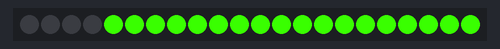
Simulated run of this sketch. Board: Arduino Uno, built with avr-gcc and run on an emulated ATmega328P. Shown: 22 RGB LEDs in strip order, left to right. Random numbers use the default seed unless the sketch sets one.

Above: at 0.1 s.
At 5.6 s:
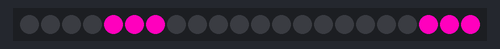
At 10.6 s:
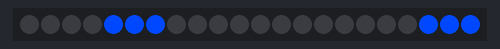
At 19.1 s:
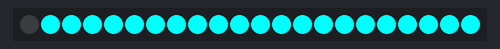
At 29.2 s:
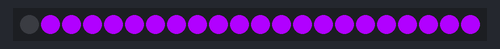
At 39.2 s:
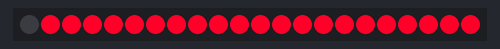

Measured:
- what the display in image 1 shows lasts 0.5 s, from 5.5 s to 6.0 s

The sketch:

ARDUINO_neopixels.ino
```cpp
// Simplest possible custom 7-segment display using NeoPixel strip, Arduino UNO and 3D printed enclosure. No soldering required. See video for details.

// created by upir, 2024
// youtube channel: https://www.youtube.com/upir_upir

// YouTube video: https://youtu.be/_pNuaVKABN4
// Source files: https://github.com/upiir/simplest_7segment_display

// Links from the video:
// Do you like this video? You can buy me a coffee ☕: https://www.buymeacoffee.com/upir
// BambuLab A1 Mini Combo 3D Printer: https://shareasale.com/r.cfm?b=2420414&u=3422904&m=138211&urllink=&afftrack=
// Arduino UNO screw shield: https://s.click.aliexpress.com/e/_DEYq6YJ
// Arduino UNO screw shield smaller: https://s.click.aliexpress.com/e/_DCY9kPH
// Arduino UNO R3: https://s.click.aliexpress.com/e/_AXDw1h
// Arduino breadboard prototyping shield: https://s.click.aliexpress.com/e/_ApbCwx
// NeoPixel strip (48D): https://s.click.aliexpress.com/e/_DlXZNSB
// Translucent acrylic sheets: https://s.click.aliexpress.com/e/_DBCYJQR
// NeoPixel connectors: https://s.click.aliexpress.com/e/_DDf6swj
// NeoPixel strip cables: https://s.click.aliexpress.com/e/_DdhesSb
// Adafruit NeoPixel documentation: https://learn.adafruit.com/adafruit-neopixel-uberguide/arduino-library-use

// Related videos:
// Fusion and 3D printing: https://youtu.be/HcP48uCBzDQ
// NeoPixels: https://youtu.be/1NI-I1Lpdqo
// Segmented Displays: https://youtu.be/jz01j1TpM84


#include <Adafruit_NeoPixel.h> // used Adafruit library (see documentation above)

#define LED_PIN    8 // to which pin on Arduino UNO is connected the data pin from the NeoPixel strip
#define LED_COUNT 22 // number of LEDs = 7 segments * 3 LEDs per segment + 1 extra LED outside that is not used (required for easy bending of the strip)

Adafruit_NeoPixel strip(LED_COUNT, LED_PIN, NEO_GRB + NEO_KHZ800); // initializing of the NeoPixel strip

void setup() {
  strip.begin();           // INITIALIZE NeoPixel strip object (REQUIRED)
  strip.show();            // Turn OFF all pixels ASAP
}


void loop() {

  unsigned int hue = random(65535); // set random hue for the color

  // the code below will toggle between digits 0-9 in random colors
  // the individual segments on the 7-segment display are as follows:
  //
  //       ┌───────────┐
  //       │     A     │
  //       ├┬─────────┬┤
  //    ┌──┴┤         ├┴──┐
  //    │   │         │   │
  //    │ F │         │ B │
  //    │   │         │   │
  //    └──┬┤         ├┬──┘
  //       ├┴─────────┴┤
  //       │     G     │
  //       ├┬─────────┬┤
  //    ┌──┴┤         ├┴──┐
  //    │   │         │   │
  //    │ E │         │ C │
  //    │   │         │   │
  //    └──┬┤         ├┬──┘
  //       ├┴─────────┴┤
  //       │     D     │
  //       └───────────┘
  //


  // digit 0
  hue = random(65535); // set random hue for the color
  strip.clear(); //   Set all pixels in RAM to 0 (off)
  /*a*/ strip.setPixelColor( 7, strip.ColorHSV(hue));  strip.setPixelColor( 8, strip.ColorHSV(hue));  strip.setPixelColor( 9, strip.ColorHSV(hue)); //a
  /*b*/ strip.setPixelColor( 4, strip.ColorHSV(hue));  strip.setPixelColor( 5, strip.ColorHSV(hue));  strip.setPixelColor( 6, strip.ColorHSV(hue)); //b
  /*c*/ strip.setPixelColor(19, strip.ColorHSV(hue));  strip.setPixelColor(20, strip.ColorHSV(hue));  strip.setPixelColor(21, strip.ColorHSV(hue)); //c
  /*d*/ strip.setPixelColor(16, strip.ColorHSV(hue));  strip.setPixelColor(17, strip.ColorHSV(hue));  strip.setPixelColor(18, strip.ColorHSV(hue)); //d
  /*e*/ strip.setPixelColor(13, strip.ColorHSV(hue));  strip.setPixelColor(14, strip.ColorHSV(hue));  strip.setPixelColor(15, strip.ColorHSV(hue)); //e
  /*f*/ strip.setPixelColor(10, strip.ColorHSV(hue));  strip.setPixelColor(11, strip.ColorHSV(hue));  strip.setPixelColor(12, strip.ColorHSV(hue)); //f
  ///*g*/ strip.setPixelColor( 1, strip.ColorHSV(hue));  strip.setPixelColor( 2, strip.ColorHSV(hue));  strip.setPixelColor( 3, strip.ColorHSV(hue)); //g
  strip.show(); // Update strip to match
  delay(500); // delay

  // digit 1
  hue = random(65535); // set random hue for the color
  strip.clear(); //   Set all pixels in RAM to 0 (off)
  ///*a*/ strip.setPixelColor( 7, strip.ColorHSV(hue));  strip.setPixelColor( 8, strip.ColorHSV(hue));  strip.setPixelColor( 9, strip.ColorHSV(hue)); //a
  /*b*/ strip.setPixelColor( 4, strip.ColorHSV(hue));  strip.setPixelColor( 5, strip.ColorHSV(hue));  strip.setPixelColor( 6, strip.ColorHSV(hue)); //b
  /*c*/ strip.setPixelColor(19, strip.ColorHSV(hue));  strip.setPixelColor(20, strip.ColorHSV(hue));  strip.setPixelColor(21, strip.ColorHSV(hue)); //c
  ///*d*/ strip.setPixelColor(16, strip.ColorHSV(hue));  strip.setPixelColor(17, strip.ColorHSV(hue));  strip.setPixelColor(18, strip.ColorHSV(hue)); //d
  ///*e*/ strip.setPixelColor(13, strip.ColorHSV(hue));  strip.setPixelColor(14, strip.ColorHSV(hue));  strip.setPixelColor(15, strip.ColorHSV(hue)); //e
  ///*f*/ strip.setPixelColor(10, strip.ColorHSV(hue));  strip.setPixelColor(11, strip.ColorHSV(hue));  strip.setPixelColor(12, strip.ColorHSV(hue)); //f
  ///*g*/ strip.setPixelColor( 1, strip.ColorHSV(hue));  strip.setPixelColor( 2, strip.ColorHSV(hue));  strip.setPixelColor( 3, strip.ColorHSV(hue)); //g
  strip.show(); // Update strip to match
  delay(500); // delay

  // digit 2
  hue = random(65535); // set random hue for the color
  strip.clear(); //   Set all pixels in RAM to 0 (off)
  /*a*/ strip.setPixelColor( 7, strip.ColorHSV(hue));  strip.setPixelColor( 8, strip.ColorHSV(hue));  strip.setPixelColor( 9, strip.ColorHSV(hue)); //a
  /*b*/ strip.setPixelColor( 4, strip.ColorHSV(hue));  strip.setPixelColor( 5, strip.ColorHSV(hue));  strip.setPixelColor( 6, strip.ColorHSV(hue)); //b
  ///*c*/ strip.setPixelColor(19, strip.ColorHSV(hue));  strip.setPixelColor(20, strip.ColorHSV(hue));  strip.setPixelColor(21, strip.ColorHSV(hue)); //c
  /*d*/ strip.setPixelColor(16, strip.ColorHSV(hue));  strip.setPixelColor(17, strip.ColorHSV(hue));  strip.setPixelColor(18, strip.ColorHSV(hue)); //d
  /*e*/ strip.setPixelColor(13, strip.ColorHSV(hue));  strip.setPixelColor(14, strip.ColorHSV(hue));  strip.setPixelColor(15, strip.ColorHSV(hue)); //e
  ///*f*/ strip.setPixelColor(10, strip.ColorHSV(hue));  strip.setPixelColor(11, strip.ColorHSV(hue));  strip.setPixelColor(12, strip.ColorHSV(hue)); //f
  /*g*/ strip.setPixelColor( 1, strip.ColorHSV(hue));  strip.setPixelColor( 2, strip.ColorHSV(hue));  strip.setPixelColor( 3, strip.ColorHSV(hue)); //g
  strip.show(); // Update strip to match
  delay(500); // delay

  // digit 3
  hue = random(65535); // set random hue for the color
  strip.clear(); //   Set all pixels in RAM to 0 (off)
  /*a*/ strip.setPixelColor( 7, strip.ColorHSV(hue));  strip.setPixelColor( 8, strip.ColorHSV(hue));  strip.setPixelColor( 9, strip.ColorHSV(hue)); //a
  /*b*/ strip.setPixelColor( 4, strip.ColorHSV(hue));  strip.setPixelColor( 5, strip.ColorHSV(hue));  strip.setPixelColor( 6, strip.ColorHSV(hue)); //b
  /*c*/ strip.setPixelColor(19, strip.ColorHSV(hue));  strip.setPixelColor(20, strip.ColorHSV(hue));  strip.setPixelColor(21, strip.ColorHSV(hue)); //c
  /*d*/ strip.setPixelColor(16, strip.ColorHSV(hue));  strip.setPixelColor(17, strip.ColorHSV(hue));  strip.setPixelColor(18, strip.ColorHSV(hue)); //d
  ///*e*/ strip.setPixelColor(13, strip.ColorHSV(hue));  strip.setPixelColor(14, strip.ColorHSV(hue));  strip.setPixelColor(15, strip.ColorHSV(hue)); //e
  ///*f*/ strip.setPixelColor(10, strip.ColorHSV(hue));  strip.setPixelColor(11, strip.ColorHSV(hue));  strip.setPixelColor(12, strip.ColorHSV(hue)); //f
  /*g*/ strip.setPixelColor( 1, strip.ColorHSV(hue));  strip.setPixelColor( 2, strip.ColorHSV(hue));  strip.setPixelColor( 3, strip.ColorHSV(hue)); //g
  strip.show(); // Update strip to match
  delay(500); // delay

  // digit 4
  hue = random(65535); // set random hue for the color
  strip.clear(); //   Set all pixels in RAM to 0 (off)
  ///*a*/ strip.setPixelColor( 7, strip.ColorHSV(hue));  strip.setPixelColor( 8, strip.ColorHSV(hue));  strip.setPixelColor( 9, strip.ColorHSV(hue)); //a
  /*b*/ strip.setPixelColor( 4, strip.ColorHSV(hue));  strip.setPixelColor( 5, strip.ColorHSV(hue));  strip.setPixelColor( 6, strip.ColorHSV(hue)); //b
  /*c*/ strip.setPixelColor(19, strip.ColorHSV(hue));  strip.setPixelColor(20, strip.ColorHSV(hue));  strip.setPixelColor(21, strip.ColorHSV(hue)); //c
  ///*d*/ strip.setPixelColor(16, strip.ColorHSV(hue));  strip.setPixelColor(17, strip.ColorHSV(hue));  strip.setPixelColor(18, strip.ColorHSV(hue)); //d
  ///*e*/ strip.setPixelColor(13, strip.ColorHSV(hue));  strip.setPixelColor(14, strip.ColorHSV(hue));  strip.setPixelColor(15, strip.ColorHSV(hue)); //e
  /*f*/ strip.setPixelColor(10, strip.ColorHSV(hue));  strip.setPixelColor(11, strip.ColorHSV(hue));  strip.setPixelColor(12, strip.ColorHSV(hue)); //f
  /*g*/ strip.setPixelColor( 1, strip.ColorHSV(hue));  strip.setPixelColor( 2, strip.ColorHSV(hue));  strip.setPixelColor( 3, strip.ColorHSV(hue)); //g
  strip.show(); // Update strip to match
  delay(500); // delay

  // digit 5
  hue = random(65535); // set random hue for the color
  strip.clear(); //   Set all pixels in RAM to 0 (off)
  /*a*/ strip.setPixelColor( 7, strip.ColorHSV(hue));  strip.setPixelColor( 8, strip.ColorHSV(hue));  strip.setPixelColor( 9, strip.ColorHSV(hue)); //a
  ///*b*/ strip.setPixelColor( 4, strip.ColorHSV(hue));  strip.setPixelColor( 5, strip.ColorHSV(hue));  strip.setPixelColor( 6, strip.ColorHSV(hue)); //b
  /*c*/ strip.setPixelColor(19, strip.ColorHSV(hue));  strip.setPixelColor(20, strip.ColorHSV(hue));  strip.setPixelColor(21, strip.ColorHSV(hue)); //c
  /*d*/ strip.setPixelColor(16, strip.ColorHSV(hue));  strip.setPixelColor(17, strip.ColorHSV(hue));  strip.setPixelColor(18, strip.ColorHSV(hue)); //d
  ///*e*/ strip.setPixelColor(13, strip.ColorHSV(hue));  strip.setPixelColor(14, strip.ColorHSV(hue));  strip.setPixelColor(15, strip.ColorHSV(hue)); //e
  /*f*/ strip.setPixelColor(10, strip.ColorHSV(hue));  strip.setPixelColor(11, strip.ColorHSV(hue));  strip.setPixelColor(12, strip.ColorHSV(hue)); //f
  /*g*/ strip.setPixelColor( 1, strip.ColorHSV(hue));  strip.setPixelColor( 2, strip.ColorHSV(hue));  strip.setPixelColor( 3, strip.ColorHSV(hue)); //g
  strip.show(); // Update strip to match
  delay(500); // delay

  // digit 6
  hue = random(65535); // set random hue for the color
  strip.clear(); //   Set all pixels in RAM to 0 (off)
  /*a*/ strip.setPixelColor( 7, strip.ColorHSV(hue));  strip.setPixelColor( 8, strip.ColorHSV(hue));  strip.setPixelColor( 9, strip.ColorHSV(hue)); //a
  ///*b*/ strip.setPixelColor( 4, strip.ColorHSV(hue));  strip.setPixelColor( 5, strip.ColorHSV(hue));  strip.setPixelColor( 6, strip.ColorHSV(hue)); //b
  /*c*/ strip.setPixelColor(19, strip.ColorHSV(hue));  strip.setPixelColor(20, strip.ColorHSV(hue));  strip.setPixelColor(21, strip.ColorHSV(hue)); //c
  /*d*/ strip.setPixelColor(16, strip.ColorHSV(hue));  strip.setPixelColor(17, strip.ColorHSV(hue));  strip.setPixelColor(18, strip.ColorHSV(hue)); //d
  /*e*/ strip.setPixelColor(13, strip.ColorHSV(hue));  strip.setPixelColor(14, strip.ColorHSV(hue));  strip.setPixelColor(15, strip.ColorHSV(hue)); //e
  /*f*/ strip.setPixelColor(10, strip.ColorHSV(hue));  strip.setPixelColor(11, strip.ColorHSV(hue));  strip.setPixelColor(12, strip.ColorHSV(hue)); //f
  /*g*/ strip.setPixelColor( 1, strip.ColorHSV(hue));  strip.setPixelColor( 2, strip.ColorHSV(hue));  strip.setPixelColor( 3, strip.ColorHSV(hue)); //g
  strip.show(); // Update strip to match
  delay(500); // delay

  // digit 7
  hue = random(65535); // set random hue for the color
  strip.clear(); //   Set all pixels in RAM to 0 (off)
  /*a*/ strip.setPixelColor( 7, strip.ColorHSV(hue));  strip.setPixelColor( 8, strip.ColorHSV(hue));  strip.setPixelColor( 9, strip.ColorHSV(hue)); //a
  /*b*/ strip.setPixelColor( 4, strip.ColorHSV(hue));  strip.setPixelColor( 5, strip.ColorHSV(hue));  strip.setPixelColor( 6, strip.ColorHSV(hue)); //b
  /*c*/ strip.setPixelColor(19, strip.ColorHSV(hue));  strip.setPixelColor(20, strip.ColorHSV(hue));  strip.setPixelColor(21, strip.ColorHSV(hue)); //c
  ///*d*/ strip.setPixelColor(16, strip.ColorHSV(hue));  strip.setPixelColor(17, strip.ColorHSV(hue));  strip.setPixelColor(18, strip.ColorHSV(hue)); //d
  ///*e*/ strip.setPixelColor(13, strip.ColorHSV(hue));  strip.setPixelColor(14, strip.ColorHSV(hue));  strip.setPixelColor(15, strip.ColorHSV(hue)); //e
  ///*f*/ strip.setPixelColor(10, strip.ColorHSV(hue));  strip.setPixelColor(11, strip.ColorHSV(hue));  strip.setPixelColor(12, strip.ColorHSV(hue)); //f
  ///*g*/ strip.setPixelColor( 1, strip.ColorHSV(hue));  strip.setPixelColor( 2, strip.ColorHSV(hue));  strip.setPixelColor( 3, strip.ColorHSV(hue)); //g
  strip.show(); // Update strip to match
  delay(500); // delay

  // digit 8
  hue = random(65535); // set random hue for the color
  strip.clear(); //   Set all pixels in RAM to 0 (off)
  /*a*/ strip.setPixelColor( 7, strip.ColorHSV(hue));  strip.setPixelColor( 8, strip.ColorHSV(hue));  strip.setPixelColor( 9, strip.ColorHSV(hue)); //a
  /*b*/ strip.setPixelColor( 4, strip.ColorHSV(hue));  strip.setPixelColor( 5, strip.ColorHSV(hue));  strip.setPixelColor( 6, strip.ColorHSV(hue)); //b
  /*c*/ strip.setPixelColor(19, strip.ColorHSV(hue));  strip.setPixelColor(20, strip.ColorHSV(hue));  strip.setPixelColor(21, strip.ColorHSV(hue)); //c
  /*d*/ strip.setPixelColor(16, strip.ColorHSV(hue));  strip.setPixelColor(17, strip.ColorHSV(hue));  strip.setPixelColor(18, strip.ColorHSV(hue)); //d
  /*e*/ strip.setPixelColor(13, strip.ColorHSV(hue));  strip.setPixelColor(14, strip.ColorHSV(hue));  strip.setPixelColor(15, strip.ColorHSV(hue)); //e
  /*f*/ strip.setPixelColor(10, strip.ColorHSV(hue));  strip.setPixelColor(11, strip.ColorHSV(hue));  strip.setPixelColor(12, strip.ColorHSV(hue)); //f
  /*g*/ strip.setPixelColor( 1, strip.ColorHSV(hue));  strip.setPixelColor( 2, strip.ColorHSV(hue));  strip.setPixelColor( 3, strip.ColorHSV(hue)); //g
  strip.show(); // Update strip to match
  delay(500); // delay

  // digit 9
  hue = random(65535); // set random hue for the color
  strip.clear(); //   Set all pixels in RAM to 0 (off)
  /*a*/ strip.setPixelColor( 7, strip.ColorHSV(hue));  strip.setPixelColor( 8, strip.ColorHSV(hue));  strip.setPixelColor( 9, strip.ColorHSV(hue)); //a
  /*b*/ strip.setPixelColor( 4, strip.ColorHSV(hue));  strip.setPixelColor( 5, strip.ColorHSV(hue));  strip.setPixelColor( 6, strip.ColorHSV(hue)); //b
  /*c*/ strip.setPixelColor(19, strip.ColorHSV(hue));  strip.setPixelColor(20, strip.ColorHSV(hue));  strip.setPixelColor(21, strip.ColorHSV(hue)); //c
  /*d*/ strip.setPixelColor(16, strip.ColorHSV(hue));  strip.setPixelColor(17, strip.ColorHSV(hue));  strip.setPixelColor(18, strip.ColorHSV(hue)); //d
  ///*e*/ strip.setPixelColor(13, strip.ColorHSV(hue));  strip.setPixelColor(14, strip.ColorHSV(hue));  strip.setPixelColor(15, strip.ColorHSV(hue)); //e
  /*f*/ strip.setPixelColor(10, strip.ColorHSV(hue));  strip.setPixelColor(11, strip.ColorHSV(hue));  strip.setPixelColor(12, strip.ColorHSV(hue)); //f
  /*g*/ strip.setPixelColor( 1, strip.ColorHSV(hue));  strip.setPixelColor( 2, strip.ColorHSV(hue));  strip.setPixelColor( 3, strip.ColorHSV(hue)); //g
  strip.show(); // Update strip to match
  delay(500); // delay


}
```
